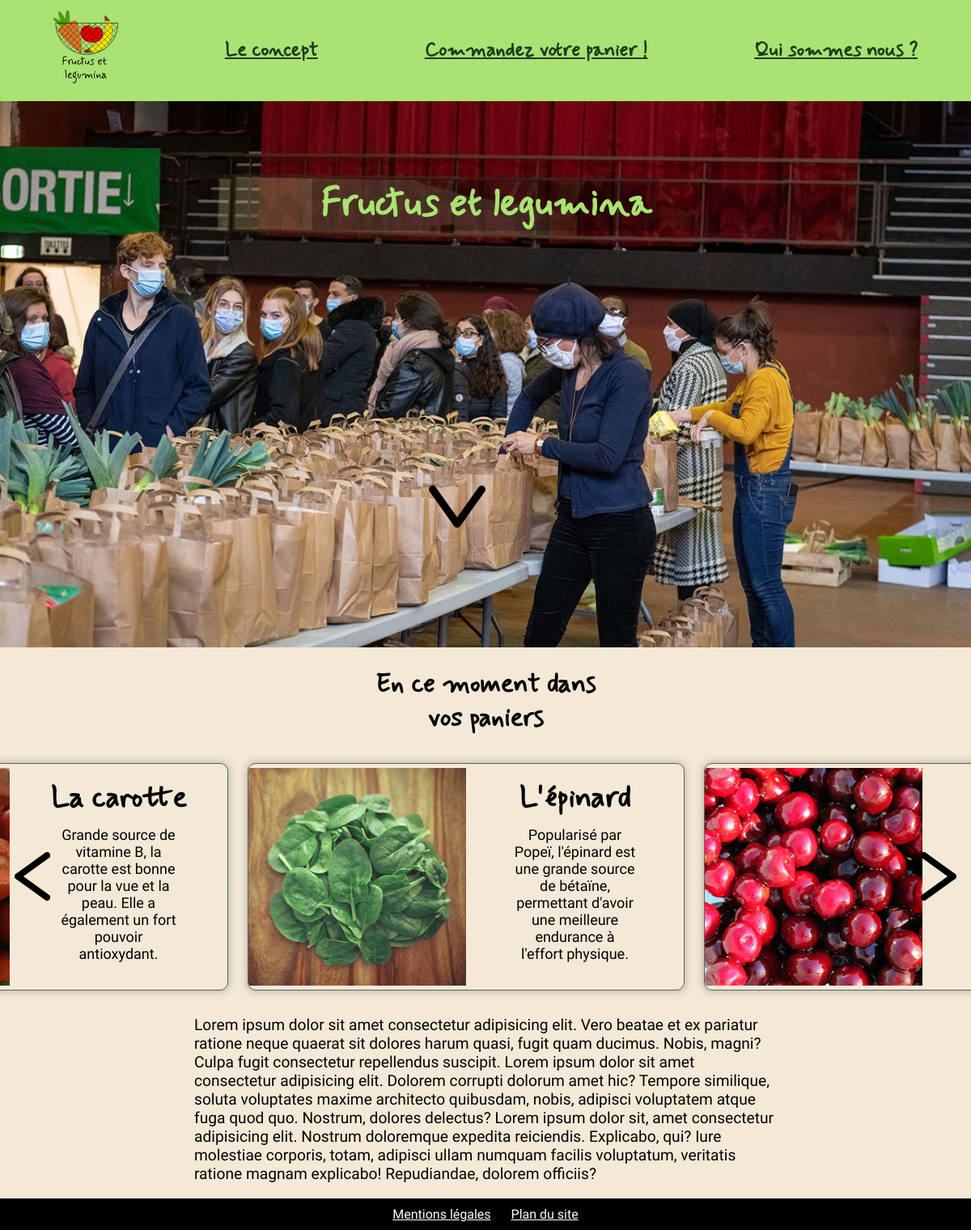
The page / on the database its author committed.
### tables this page shows
create table if not exists `203_ingredients` (
    `id_ingredient` bigint primary key auto_increment,
    `nom_ingredient` tinytext,
    `type` int,
     
    `saison` int,
     
    `description_ingredient` mediumtext
);

### index.php (the view, shortened to what this page needs)
<!DOCTYPE html>
<html lang="fr">
<head>
    <link rel="stylesheet" href="style.css">
</head>
<body>
    <header>
        <nav id="navigation">
            <a href="./index.php" class="logo"><img src="./photos/logo.svg" alt="Accueil"></a>
            <a href="./concept.php">Le concept</a>
            <a href="./catalogue.php">Commandez votre panier&nbsp;!</a>
            <a href="./quisommesnous.php">Qui sommes nous&nbsp;?</a>
        </nav>
        <div class="captioned-gallery" id="top">
            <div class="slider">
                <div>
                    <img src="./photos/photo-page-accueil-1.jpg" alt>
                </div>
            </div>
        </div>
        <h1 class="enTete">Fructus et legumina</h1>
        <a href="#contenu"><img src="./photos/fleche.svg" alt="Aller au contenu" width="70" class="appeleScroll"></a>
    </header>
    <h1 class="titre" id="contenu">En ce moment dans vos paniers</h1>
    <div class="sliderNouveautees">
        <div class="toutesNouveautees">
            <?php
            require('./bdconnect.php');
            $requete = "SELECT DISTINCT i.* FROM `zarka_resaweb`.`203_ingredients` i inner join `zarka_resaweb`.`203_ingredients_formule` fi on i.id_ingredient = fi.ext_id_ingredient inner join `zarka_resaweb`.`203_formules` f on fi.ext_id_formule = f.id_formule WHERE f.periode = MONTH(NOW());";
            $stmt = $db->query($requete);
            $result = $stmt->fetchAll(PDO::FETCH_ASSOC);
            for ($i = 0; $i < 6; $i++) {
                ?>
                <div class="nouveautee">
                    <img src="./photos/<?= $result[${"ingredient" . $i}]["id_ingredient"]?>.jpg" alt="" width="50%">
                    <div class="texteNouveautee">
                        <h2>
                            <?= $result[${"ingredient" . $i}]["nom_ingredient"] ?>
                        </h2>
                        <p>
                            <?= $result[${"ingredient" . $i}]["description_ingredient"] ?>
                        </p>
                    </div>
                </div>
            <?php } ?>
        </div>
        <img src="./photos/fleche.svg" alt="" width="5%" class="sliderDroite">
        <img src="./photos/fleche.svg" alt="" width="5%" class="sliderGauche">
    </div>
    <p>Lorem ipsum dolor sit amet consectetur adipisicing elit. Vero beatae et ex pariatur ratione neque quaerat sit
        dolores harum quasi, fugit quam ducimus. Nobis, magni? Culpa fugit consectetur repellendus suscipit.
        Lorem ipsum dolor sit amet consectetur adipisicing elit. Dolorem corrupti dolorum amet hic? Tempore similique,
        soluta voluptates maxime architecto quibusdam, nobis, adipisci voluptatem atque fuga quod quo. Nostrum, dolores
        delectus?
        Lorem ipsum dolor sit, amet consectetur adipisicing elit. Nostrum doloremque expedita reiciendis. Explicabo,
        qui? Iure molestiae corporis, totam, adipisci ullam numquam facilis voluptatum, veritatis ratione magnam
        explicabo! Repudiandae, dolorem officiis?
    </p>
    <footer><a href="./mentionslegales.php">Mentions légales</a><a href="./planSite.php">Plan du site</a></footer>
</body>
</html>

### style.css (style rules this page uses)
*, *::before, *::after { box-sizing: border-box; }
html, body { width: 100%; margin: 0; font-family: 'Roboto', sans-serif; }
html { scroll-behavior: smooth; }
body { margin-top: 125px; background-color: #f4e9d7; }
p { font-size: 1.2rem; width: 60%; margin-right: auto; margin-left: auto; }
nav { top: 0; display: flex; background-color: #AAE273; position: fixed; z-index: 300; width: 100%; overflow: hidden; height: 125px; }
nav img { width: 80px; }
nav a { font-size: 1.5rem; text-align: center; color: #1E3C1D; font-weight: bold; align-self: center; transition: 0.8s; border-radius: 10px; margin: 5px auto; padding: 10px 15px; font-family: Mynerve; }
div.captioned-gallery { width: 100%; overflow: hidden; }
div.slider { position: relative; width: 500%; -webkit-animation: 15s slidy infinite; animation: 15s slidy infinite; display: flex; flex-wrap: wrap; }
div.slider div { width: 20%; height: auto; }
div.slider img { width: 100%; height: auto; }
.enTete { position: absolute; left: 50%; transform: translatex(-50%); top: 15.625vw; font-size: 4vw; color: #AAE273; background-color: rgba(0, 0, 0, 0.267); border-radius: 3px; padding: 1px 10px; align-self: center; font-family: Mynerve; }
.titre { margin-right: auto; margin-left: auto; width: 300px; text-align: center; font-size: 2rem; font-family: Mynerve; }
.sliderNouveautees { overflow: hidden; width: 100%; position: relative; }
.toutesNouveautees { display: flex; position: relative; left: -22.5%; transition: 1s; }
.nouveautee { border: rgb(96, 96, 96) solid 1px; width: 45%; border-radius: 10px; overflow: hidden; position: relative; box-shadow: 0px 0px 10px 1px rgba(119, 119, 119, 0.5); -moz-box-shadow: 0px 0px 10px 1px rgba(119, 119, 119, 0.5); -webkit-box-shadow: 0px 0px 10px 1px rgba(119, 119, 119, 0.5); flex-shrink: 0; margin: 1%; display: flex; align-items: center; text-align: center; }
.nouveautee h2 { font-size: 3vw; font-family: Mynerve; margin-bottom: 10px; margin-top: 10px; }
.nouveautee p { padding: 5px; font-size: 1.5vw; margin-top: 0; padding-top: 0; }
.texteNouveautee { display: flex; flex-direction: column; align-items: center; justify-content: center; width: 50%; }
.appeleScroll { position: absolute; margin-left: -35px; left: 50%; top: 50vw; transform: translateX(-50%); -webkit-animation: 2s appeleScroll infinite; animation: 2s appeleScroll infinite; }
.sliderDroite { position: absolute; top: 50%; transform: translateY(-50%) rotate(-90deg); right: 10px; }
.sliderGauche { position: absolute; top: 50%; transform: translateY(-50%) rotate(90deg); left: 10px; }
.sliderDroite, .sliderGauche:hover { cursor: pointer; }
footer { background-color: black; padding: 10px; display: flex; justify-content: center; gap: 25px; }
footer a { color: white; display: block; }

### rows shown on the page
203_ingredients: nom_ingredient "La carotte", description_ingredient "Grande source de vitamine B, la carotte est bonne pour la vue et la peau. Elle a également un fort pouvoir antioxydant."
203_ingredients: nom_ingredient "L'épinard", description_ingredient "Popularisé par Popeï, l'épinard est une grande source de bétaïne, permettant d'avoir une meilleure endurance à l'effort physique."
